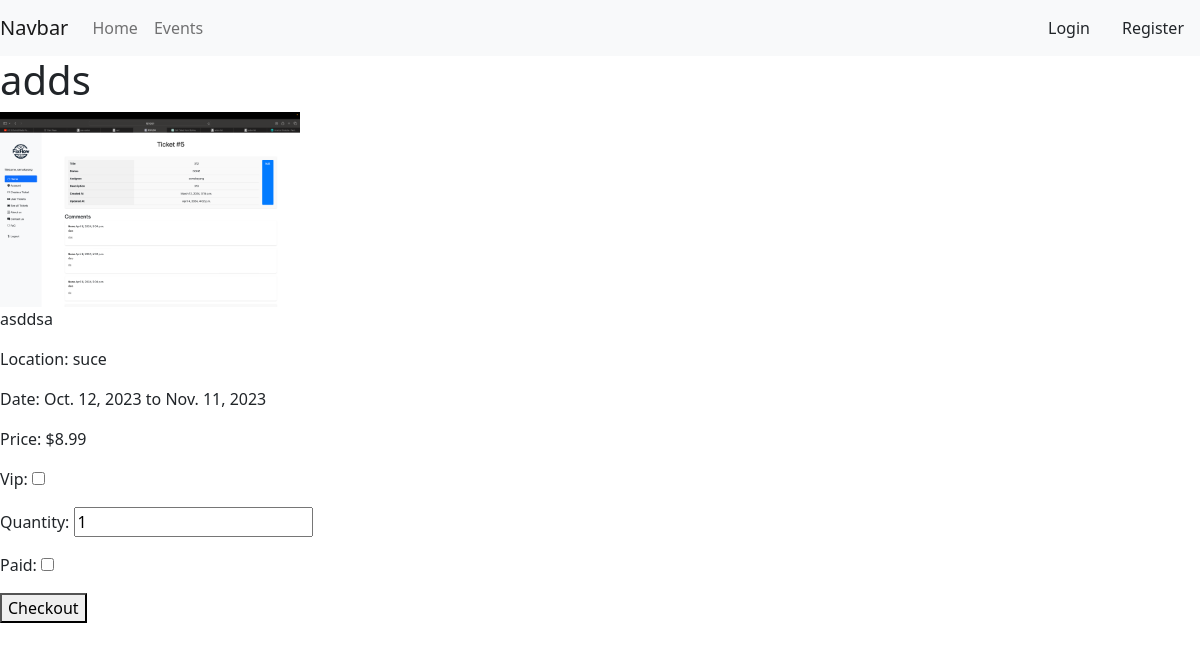
The app's page /events/1/ with its own data.
### GoTicketsApp/models.py (models this page shows)
class Event(models.Model):
    title = models.CharField(max_length=80)
    organizer = models.ForeignKey(User, null=True, blank = True, on_delete=models.CASCADE, related_name= 'organizer' )
    description = models.TextField()
    location = models.CharField(max_length=30)
    start_date = models.DateField()
    end_date = models.DateField()
    image = models.ImageField(upload_to='images/')
    price = models.DecimalField(max_digits=6, decimal_places=2)

### GoTicketsApp/views.py (the view)
# urls.py: path('events/<int:id>/', views.events_by_id, name="events_by_id"),
def events_by_id(request, id):
    event = get_object_or_404(Event, pk=id)
    if request.method == "POST":
        form = PurchaseForm(request.POST, request.FILES)
        if form.is_valid():
            purchase = form.save(commit=False)
            purchase.user = request.user
            purchase.event = event
            purchase.save()
            return redirect('order_confirmation')
    else:
        form = PurchaseForm()
    context = {
        'event': event,
        'form': form,
    }
    return render(request, 'GoTickets/events_by_id.html', context)

### GoTicketsApp/forms.py
class PurchaseForm(forms.ModelForm):
    class Meta:
        model = Purchase
        fields = ['vip', 'quantity', 'paid']

### GoTicketsApp/templates/GoTickets/events_by_id.html (shortened to what this page needs)
{% extends 'GoTickets/base/base.html' %}
{% block content %}
<div class="event-detail">
  <h1>{{ event.title }}</h1>
  <img src="{{ event.image.url }}" alt="{{ event.title }}" style="width:100%;max-width:300px;">
  <p>{{ event.description }}</p>
  <p>Location: {{ event.location }}</p>
  <p>Date: {{ event.start_date }} to {{ event.end_date }}</p>
  <p>Price: ${{ event.price }}</p>
</div>
<form method="post">
    {{ form.as_p }}
    <button type="submit">Checkout</button>
</form>
{% endblock %}

### records on screen
Event: title "adds", image (picture), description "asddsa", location "suce", start_date "Oct. 12, 2023", end_date "Nov. 11, 2023", price "8.99"
